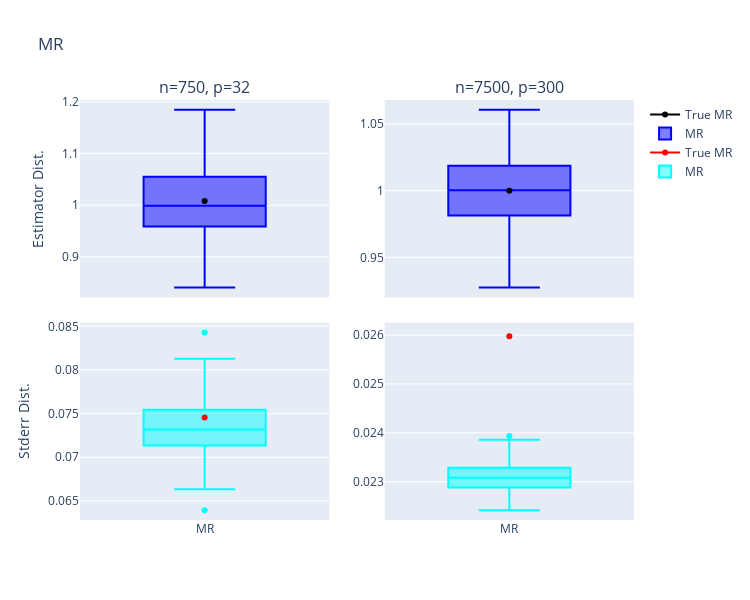

Source (notebook cell):
### Code cell
import plotly.graph_objects as go
from plotly.subplots import make_subplots

fig = make_subplots(
    rows=2, cols=2,
    shared_xaxes=True,
    vertical_spacing=0.06,
    subplot_titles=('n=750, p=32', 'n=7500, p=300'
                   ),
)

n750 = mr_estimates3_experiment[mr_estimates3_experiment['n']==750]
n7500 = mr_estimates3_experiment[mr_estimates3_experiment['n']==7500]

n750 = n750[n750['se0_mr_oracle_only']<2]
n7500 = n7500[n7500['se0_mr_oracle_only']<2]


fig.add_trace(
    go.Scatter(
                x=[r'MR'],
                y=[n750['mr_oracle_only'].mean()],
                line_color='black', showlegend=True, name=r'True MR'
            ),
    row=1, col=1,
)
#####
fig.add_trace(
    go.Box(
                y=n750['mr_oracle_only'],
                name=r'MR',
                marker_color='blue',
                showlegend=True
),
    row=1, col=1,
)

fig.add_trace(
    go.Scatter(
                x=[r'MR'],
                y=[n7500['mr_oracle_only'].mean()],
                line_color='black', showlegend=False, name=r'True MR'
            ),
    row=1, col=2,
)
#####
fig.add_trace(
    go.Box(
                y=n7500['mr_oracle_only'],
                name=r'MR',
                marker_color='blue',
                showlegend=False
),
    row=1, col=2,
)


fig.add_trace(
    go.Scatter(
                x=[r'MR'],
                y=[n750['mr_oracle_only'].std()],
                line_color='red', showlegend=True, name=r'True MR'
            ),
    row=2, col=1,
)
#####
fig.add_trace(
    go.Box(
                y=n750['se0_mr_oracle_only'],
                name=r'MR',
                marker_color='cyan',
                showlegend=True
),
    row=2, col=1,
)

fig.add_trace(
    go.Scatter(
                x=[r'MR'],
                y=[n7500['mr_oracle_only'].std()],
                line_color='red', showlegend=False, name=r'True MR'
            ),
    row=2, col=2,
)
#####
fig.add_trace(
    go.Box(
                y=n7500['se0_mr_oracle_only'],
                name=r'MR',
                marker_color='cyan',
                showlegend=False
),
    row=2, col=2,
)

# fig.update_xaxes()
fig.update_layout(height=600, width=750,
                  yaxis = {'title': 'Estimator Dist.'},
                  yaxis3 = {'title': 'Stderr Dist.'},
                  title=f'MR'
                 )


fig.write_image("/home/[user]/Pictures/sims/low-conf-MR-asympt-std.pdf")

fig.show()

### Figure 1 — Plotly figure (JSON) as saved in the notebook; plotly's stock layout.template omitted (floating-point values rounded to 4 significant figures)
{"data": [{"line": {"color": "black"}, "name": "True MR", "showlegend": true, "type": "scatter", "x": ["MR"], "xaxis": "x", "y": [1.008], "yaxis": "y"}, {"marker": {"color": "blue"}, "name": "MR", "showlegend": true, "type": "box", "xaxis": "x", "y": [1.071, 1.117, 0.9794, 0.9578, 1.073, 0.9951, 1.149, 0.957, 0.9508, 0.9983, 0.9905, 0.9553, 1.054, 0.9095, 1.041, 0.9538, 1.001, 1.024, 0.8712, 1.066, 1.061, 0.9351, 0.9999, 0.9627, 0.9756, 0.9368, 0.9016, 0.9886, 1.114, 1.04, 1.039, 0.9874, 1.185, 1.037, 1.099, 1.112, 0.9947, 0.9762, 0.9184, 0.977, 0.9809, 0.9559, 1.027, 1.056, 1.015, 0.9821, 1.039, 1.028, 1.087, 0.973, 0.9038, 0.9982, 1.002, 0.9582, 1.039, 0.9952, 0.9036, 1.105, 1.039, 1.016, 0.9668, 0.982, 1.05, 1.001, 0.9834, 1.06, 1.114, 0.994, 0.8789, 1.167, 0.959, 1.041, 1.183, 1.021, 0.9345, 1.041, 0.9703, 0.9022, 1.132, 1.112, 1.002, 0.9958, 0.93, 1.062, 0.8406, 1.022, 0.866, 1.058, 0.8776, 1.034, 1.137, 0.9033, 1.128, 0.8735, 1.089, 0.9838, 0.9432, 0.9883, 1.001, 1.131], "yaxis": "y"}, {"line": {"color": "black"}, "name": "True MR", "showlegend": false, "type": "scatter", "x": ["MR"], "xaxis": "x2", "y": [1.0], "yaxis": "y2"}, {"marker": {"color": "blue"}, "name": "MR", "showlegend": false, "type": "box", "xaxis": "x2", "y": [1.008, 0.9666, 0.9756, 0.9888, 1.001, 1.043, 1.058, 0.9974, 1.02, 0.9808, 0.9923, 1.013, 1.04, 1.033, 1.013, 0.9902, 0.9832, 1.007, 0.9685, 1.012, 0.9573, 0.9855, 1.012, 0.9985, 1.026, 0.9384, 1.031, 0.9684, 0.991, 1.02, 0.9657, 1.029, 1.032, 1.009, 1.012, 0.9571, 0.9897, 0.9956, 1.016, 1.002, 0.9463, 1.005, 0.9968, 1.005, 0.9724, 0.9624, 0.9818, 0.9743, 0.9898, 1.033, 0.9809, 1.018, 0.9956, 1.046, 1.006, 0.9786, 0.9763, 0.965, 0.9274, 1.019, 1.004, 0.9752, 1.016, 1.009, 0.9979, 1.0, 0.9931, 0.9776, 1.006, 1.02, 1.034, 0.9776, 0.9621, 0.9985, 0.9993, 1.025, 1.004, 1.013, 0.9988, 1.031, 1.011, 1.0, 1.029, 1.027, 0.9995, 0.9522, 1.025, 1.002, 0.9864, 1.018, 0.969, 1.031, 1.049, 1.023, 0.9938, 0.9875, 0.9799, 1.019, 0.9868, 1.061], "yaxis": "y2"}, {"line": {"color": "red"}, "name": "True MR", "showlegend": true, "type": "scatter", "x": ["MR"], "xaxis": "x3", "y": [0.07456], "yaxis": "y3"}, {"marker": {"color": "cyan"}, "name": "MR", "showlegend": true, "type": "box", "xaxis": "x3", "y": [0.07039, 0.0729, 0.07213, 0.07132, 0.07194, 0.06906, 0.06632, 0.07541, 0.07136, 0.07311, 0.07584, 0.07832, 0.06936, 0.07549, 0.07734, 0.07194, 0.07764, 0.07917, 0.07301, 0.07586, 0.07131, 0.07256, 0.07659, 0.07342, 0.07398, 0.07378, 0.07478, 0.07004, 0.07453, 0.0699, 0.07568, 0.07676, 0.0708, 0.07366, 0.07085, 0.07945, 0.07539, 0.07441, 0.07415, 0.07232, 0.07283, 0.06668, 0.07677, 0.07867, 0.06394, 0.07107, 0.07549, 0.07456, 0.07524, 0.07161, 0.07681, 0.07215, 0.08429, 0.07212, 0.07014, 0.06849, 0.07357, 0.07254, 0.07386, 0.07295, 0.07648, 0.06742, 0.07134, 0.0729, 0.0681, 0.07358, 0.07422, 0.07649, 0.08128, 0.07321, 0.0771, 0.07511, 0.06643, 0.06894, 0.07169, 0.07459, 0.07361, 0.07382, 0.07481, 0.06845, 0.0731, 0.07552, 0.07182, 0.07972, 0.07654, 0.07296, 0.07261, 0.06721, 0.0703, 0.07106, 0.07337, 0.06667, 0.07766, 0.07212, 0.07173, 0.07316, 0.07291, 0.07442, 0.07391, 0.07637], "yaxis": "y3"}, {"line": {"color": "red"}, "name": "True MR", "showlegend": false, "type": "scatter", "x": ["MR"], "xaxis": "x4", "y": [0.02597], "yaxis": "y4"}, {"marker": {"color": "cyan"}, "name": "MR", "showlegend": false, "type": "box", "xaxis": "x4", "y": [0.02297, 0.02281, 0.02394, 0.02345, 0.02293, 0.02313, 0.02337, 0.023, 0.02242, 0.02265, 0.02347, 0.02259, 0.02329, 0.02325, 0.02338, 0.02279, 0.02318, 0.02272, 0.0231, 0.02386, 0.02329, 0.02352, 0.02308, 0.02332, 0.02308, 0.02357, 0.02293, 0.02308, 0.02328, 0.0226, 0.02288, 0.02299, 0.02317, 0.02251, 0.02294, 0.02303, 0.02245, 0.02258, 0.02292, 0.02322, 0.02273, 0.02284, 0.02349, 0.02341, 0.02301, 0.02305, 0.02296, 0.02268, 0.02255, 0.02264, 0.02325, 0.02283, 0.02318, 0.02326, 0.02363, 0.0234, 0.02298, 0.02278, 0.02315, 0.02347, 0.02322, 0.02299, 0.02339, 0.02326, 0.02322, 0.02372, 0.02349, 0.02289, 0.02308, 0.02295, 0.02311, 0.02301, 0.02307, 0.02292, 0.02316, 0.02326, 0.0233, 0.0231, 0.02322, 0.02353, 0.02308, 0.02273, 0.02331, 0.02296, 0.02308, 0.02278, 0.02299, 0.02314, 0.02253, 0.02341, 0.02325, 0.0225, 0.02288, 0.02282, 0.0228, 0.02345, 0.02342, 0.02291, 0.02301, 0.02281], "yaxis": "y4"}], "layout": {"annotations": [{"font": {"size": 16}, "showarrow": false, "text": "n=750, p=32", "x": 0.225, "xanchor": "center", "xref": "paper", "y": 1, "yanchor": "bottom", "yref": "paper"}, {"font": {"size": 16}, "showarrow": false, "text": "n=7500, p=300", "x": 0.775, "xanchor": "center", "xref": "paper", "y": 1, "yanchor": "bottom", "yref": "paper"}], "height": 600, "title": {"text": "MR"}, "width": 750, "xaxis": {"anchor": "y", "domain": [0, 0.45], "matches": "x3", "showticklabels": false}, "xaxis2": {"anchor": "y2", "domain": [0.55, 1], "matches": "x4", "showticklabels": false}, "xaxis3": {"anchor": "y3", "domain": [0, 0.45]}, "xaxis4": {"anchor": "y4", "domain": [0.55, 1]}, "yaxis": {"anchor": "x", "domain": [0.53, 1], "title": {"text": "Estimator Dist."}}, "yaxis2": {"anchor": "x2", "domain": [0.53, 1]}, "yaxis3": {"anchor": "x3", "domain": [0, 0.47], "title": {"text": "Stderr Dist."}}, "yaxis4": {"anchor": "x4", "domain": [0, 0.47]}}}
